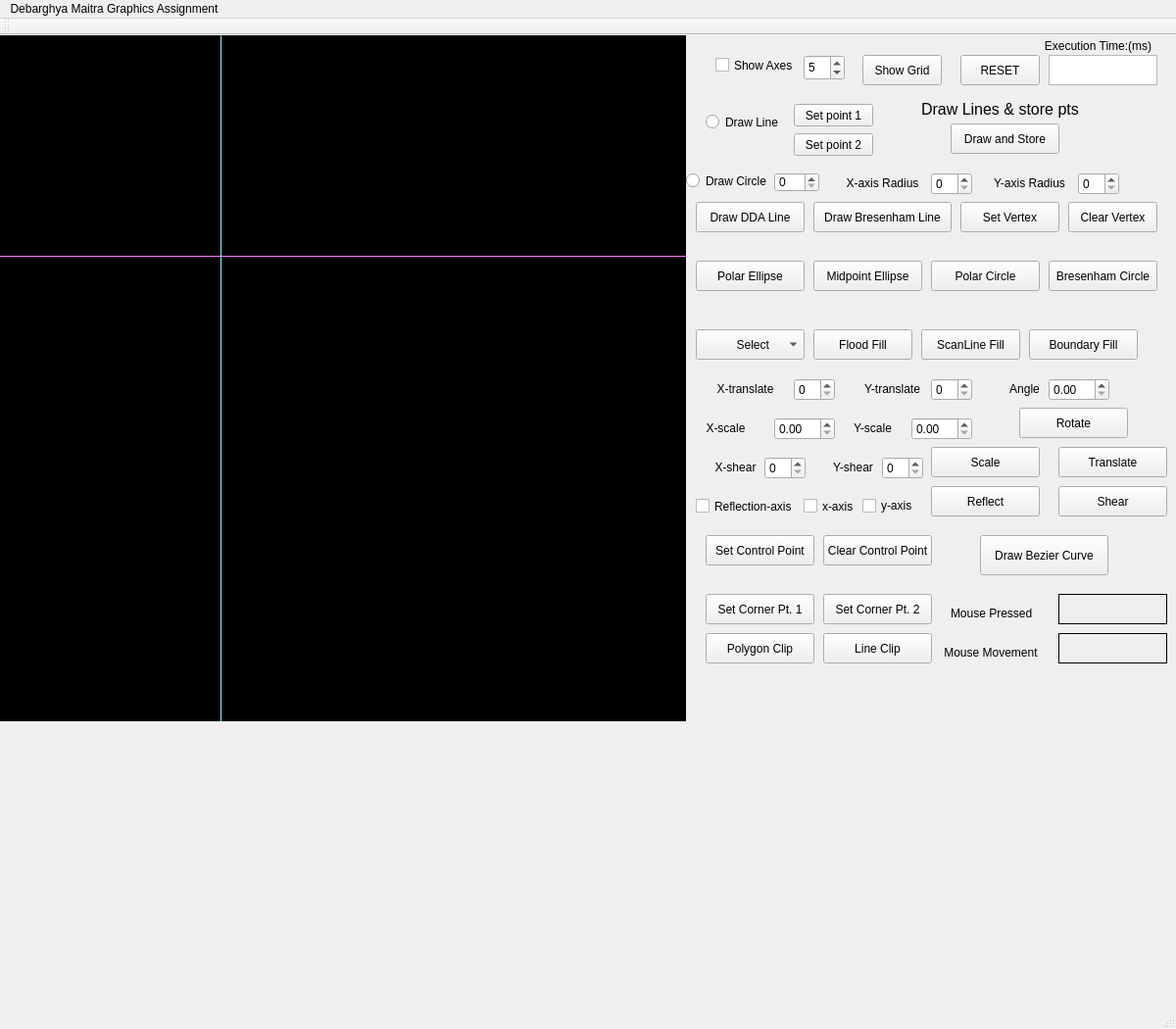
<?xml version="1.0" encoding="UTF-8"?>
<ui version="4.0">
 <class>MainWindow</class>
 <widget class="QMainWindow" name="MainWindow">
  <property name="geometry">
   <rect>
    <x>0</x>
    <y>0</y>
    <width>1200</width>
    <height>1050</height>
   </rect>
  </property>
  <property name="sizePolicy">
   <sizepolicy hsizetype="Expanding" vsizetype="Expanding">
    <horstretch>0</horstretch>
    <verstretch>0</verstretch>
   </sizepolicy>
  </property>
  <property name="windowTitle">
   <string>MainWindow</string>
  </property>
  <widget class="QWidget" name="centralWidget">
   <widget class="my_label" name="frame">
    <property name="geometry">
     <rect>
      <x>0</x>
      <y>0</y>
      <width>700</width>
      <height>700</height>
     </rect>
    </property>
    <property name="cursor">
     <cursorShape>CrossCursor</cursorShape>
    </property>
    <property name="mouseTracking">
     <bool>true</bool>
    </property>
    <property name="styleSheet">
     <string notr="true">background-color: rgb(0, 0, 0);</string>
    </property>
    <property name="frameShape">
     <enum>QFrame::Box</enum>
    </property>
    <property name="lineWidth">
     <number>1</number>
    </property>
    <property name="text">
     <string/>
    </property>
   </widget>
   <widget class="QLabel" name="mouse_movement">
    <property name="geometry">
     <rect>
      <x>1080</x>
      <y>610</y>
      <width>111</width>
      <height>31</height>
     </rect>
    </property>
    <property name="cursor">
     <cursorShape>IBeamCursor</cursorShape>
    </property>
    <property name="frameShape">
     <enum>QFrame::Panel</enum>
    </property>
    <property name="text">
     <string/>
    </property>
   </widget>
   <widget class="QLabel" name="label_3">
    <property name="geometry">
     <rect>
      <x>950</x>
      <y>620</y>
      <width>121</width>
      <height>20</height>
     </rect>
    </property>
    <property name="text">
     <string>    Mouse Movement</string>
    </property>
   </widget>
   <widget class="QLabel" name="mouse_pressed">
    <property name="geometry">
     <rect>
      <x>1080</x>
      <y>570</y>
      <width>111</width>
      <height>31</height>
     </rect>
    </property>
    <property name="cursor">
     <cursorShape>IBeamCursor</cursorShape>
    </property>
    <property name="frameShape">
     <enum>QFrame::Panel</enum>
    </property>
    <property name="text">
     <string/>
    </property>
   </widget>
   <widget class="QLabel" name="label_5">
    <property name="geometry">
     <rect>
      <x>970</x>
      <y>580</y>
      <width>91</width>
      <height>20</height>
     </rect>
    </property>
    <property name="text">
     <string>Mouse Pressed</string>
    </property>
   </widget>
   <widget class="Line" name="x_axis">
    <property name="geometry">
     <rect>
      <x>0</x>
      <y>225</y>
      <width>700</width>
      <height>1</height>
     </rect>
    </property>
    <property name="styleSheet">
     <string notr="true">background-color: rgb(255, 85, 255);</string>
    </property>
    <property name="orientation">
     <enum>Qt::Horizontal</enum>
    </property>
   </widget>
   <widget class="Line" name="y_axis">
    <property name="geometry">
     <rect>
      <x>225</x>
      <y>0</y>
      <width>1</width>
      <height>700</height>
     </rect>
    </property>
    <property name="styleSheet">
     <string notr="true">
background-color: rgb(85, 255, 255);</string>
    </property>
    <property name="orientation">
     <enum>Qt::Vertical</enum>
    </property>
   </widget>
   <widget class="QCheckBox" name="show_axes">
    <property name="geometry">
     <rect>
      <x>730</x>
      <y>20</y>
      <width>91</width>
      <height>21</height>
     </rect>
    </property>
    <property name="cursor">
     <cursorShape>PointingHandCursor</cursorShape>
    </property>
    <property name="text">
     <string>Show Axes</string>
    </property>
   </widget>
   <widget class="QPushButton" name="DrawDDALine">
    <property name="geometry">
     <rect>
      <x>710</x>
      <y>170</y>
      <width>111</width>
      <height>31</height>
     </rect>
    </property>
    <property name="cursor">
     <cursorShape>PointingHandCursor</cursorShape>
    </property>
    <property name="text">
     <string>Draw DDA Line</string>
    </property>
   </widget>
   <widget class="QSpinBox" name="circle_radius">
    <property name="geometry">
     <rect>
      <x>790</x>
      <y>140</y>
      <width>46</width>
      <height>20</height>
     </rect>
    </property>
    <property name="cursor">
     <cursorShape>PointingHandCursor</cursorShape>
    </property>
   </widget>
   <widget class="QRadioButton" name="draw_circle">
    <property name="geometry">
     <rect>
      <x>700</x>
      <y>140</y>
      <width>91</width>
      <height>17</height>
     </rect>
    </property>
    <property name="cursor">
     <cursorShape>PointingHandCursor</cursorShape>
    </property>
    <property name="text">
     <string>Draw Circle</string>
    </property>
   </widget>
   <widget class="QRadioButton" name="draw_line">
    <property name="geometry">
     <rect>
      <x>720</x>
      <y>80</y>
      <width>77</width>
      <height>17</height>
     </rect>
    </property>
    <property name="cursor">
     <cursorShape>PointingHandCursor</cursorShape>
    </property>
    <property name="text">
     <string>Draw Line</string>
    </property>
   </widget>
   <widget class="QPushButton" name="set_point1">
    <property name="geometry">
     <rect>
      <x>810</x>
      <y>70</y>
      <width>81</width>
      <height>23</height>
     </rect>
    </property>
    <property name="cursor">
     <cursorShape>PointingHandCursor</cursorShape>
    </property>
    <property name="text">
     <string>Set point 1</string>
    </property>
   </widget>
   <widget class="QPushButton" name="set_point2">
    <property name="geometry">
     <rect>
      <x>810</x>
      <y>100</y>
      <width>81</width>
      <height>23</height>
     </rect>
    </property>
    <property name="cursor">
     <cursorShape>PointingHandCursor</cursorShape>
    </property>
    <property name="text">
     <string>Set point 2</string>
    </property>
   </widget>
   <widget class="QPushButton" name="pushButton">
    <property name="geometry">
     <rect>
      <x>980</x>
      <y>20</y>
      <width>81</width>
      <height>31</height>
     </rect>
    </property>
    <property name="cursor">
     <cursorShape>PointingHandCursor</cursorShape>
    </property>
    <property name="text">
     <string>RESET</string>
    </property>
   </widget>
   <widget class="QPushButton" name="pushButton_shGrid">
    <property name="geometry">
     <rect>
      <x>880</x>
      <y>20</y>
      <width>81</width>
      <height>31</height>
     </rect>
    </property>
    <property name="cursor">
     <cursorShape>PointingHandCursor</cursorShape>
    </property>
    <property name="text">
     <string>Show Grid</string>
    </property>
   </widget>
   <widget class="QSpinBox" name="spinBox">
    <property name="geometry">
     <rect>
      <x>820</x>
      <y>20</y>
      <width>42</width>
      <height>26</height>
     </rect>
    </property>
    <property name="cursor">
     <cursorShape>PointingHandCursor</cursorShape>
    </property>
    <property name="value">
     <number>5</number>
    </property>
   </widget>
   <widget class="QPushButton" name="DrawBresenhamLine">
    <property name="geometry">
     <rect>
      <x>830</x>
      <y>170</y>
      <width>141</width>
      <height>31</height>
     </rect>
    </property>
    <property name="cursor">
     <cursorShape>PointingHandCursor</cursorShape>
    </property>
    <property name="text">
     <string>Draw Bresenham Line</string>
    </property>
   </widget>
   <widget class="QPushButton" name="polarCircle">
    <property name="geometry">
     <rect>
      <x>950</x>
      <y>230</y>
      <width>111</width>
      <height>31</height>
     </rect>
    </property>
    <property name="cursor">
     <cursorShape>PointingHandCursor</cursorShape>
    </property>
    <property name="text">
     <string>Polar Circle</string>
    </property>
   </widget>
   <widget class="QLabel" name="label">
    <property name="geometry">
     <rect>
      <x>1060</x>
      <y>0</y>
      <width>121</width>
      <height>21</height>
     </rect>
    </property>
    <property name="text">
     <string>Execution Time:(ms)</string>
    </property>
    <property name="alignment">
     <set>Qt::AlignCenter</set>
    </property>
   </widget>
   <widget class="QTextBrowser" name="exec_time">
    <property name="geometry">
     <rect>
      <x>1070</x>
      <y>20</y>
      <width>111</width>
      <height>31</height>
     </rect>
    </property>
    <property name="cursor" stdset="0">
     <cursorShape>IBeamCursor</cursorShape>
    </property>
   </widget>
   <widget class="QPushButton" name="bresenhamMidpointCircle">
    <property name="geometry">
     <rect>
      <x>1070</x>
      <y>230</y>
      <width>111</width>
      <height>31</height>
     </rect>
    </property>
    <property name="cursor">
     <cursorShape>PointingHandCursor</cursorShape>
    </property>
    <property name="text">
     <string>Bresenham Circle</string>
    </property>
   </widget>
   <widget class="QSpinBox" name="xaxisRadius">
    <property name="geometry">
     <rect>
      <x>950</x>
      <y>140</y>
      <width>42</width>
      <height>23</height>
     </rect>
    </property>
    <property name="cursor">
     <cursorShape>PointingHandCursor</cursorShape>
    </property>
   </widget>
   <widget class="QSpinBox" name="yaxisRadius">
    <property name="geometry">
     <rect>
      <x>1100</x>
      <y>140</y>
      <width>42</width>
      <height>23</height>
     </rect>
    </property>
    <property name="cursor">
     <cursorShape>PointingHandCursor</cursorShape>
    </property>
   </widget>
   <widget class="QLabel" name="label_2">
    <property name="geometry">
     <rect>
      <x>860</x>
      <y>140</y>
      <width>81</width>
      <height>21</height>
     </rect>
    </property>
    <property name="text">
     <string>X-axis Radius</string>
    </property>
    <property name="alignment">
     <set>Qt::AlignCenter</set>
    </property>
   </widget>
   <widget class="QLabel" name="label_4">
    <property name="geometry">
     <rect>
      <x>1010</x>
      <y>140</y>
      <width>81</width>
      <height>21</height>
     </rect>
    </property>
    <property name="text">
     <string>Y-axis Radius</string>
    </property>
    <property name="alignment">
     <set>Qt::AlignCenter</set>
    </property>
   </widget>
   <widget class="QPushButton" name="midpointEllipse">
    <property name="geometry">
     <rect>
      <x>830</x>
      <y>230</y>
      <width>111</width>
      <height>31</height>
     </rect>
    </property>
    <property name="cursor">
     <cursorShape>PointingHandCursor</cursorShape>
    </property>
    <property name="text">
     <string>Midpoint Ellipse</string>
    </property>
   </widget>
   <widget class="QPushButton" name="polarEllipse">
    <property name="geometry">
     <rect>
      <x>710</x>
      <y>230</y>
      <width>111</width>
      <height>31</height>
     </rect>
    </property>
    <property name="cursor">
     <cursorShape>PointingHandCursor</cursorShape>
    </property>
    <property name="text">
     <string>Polar Ellipse</string>
    </property>
   </widget>
   <widget class="QPushButton" name="setVertex">
    <property name="geometry">
     <rect>
      <x>980</x>
      <y>170</y>
      <width>101</width>
      <height>31</height>
     </rect>
    </property>
    <property name="cursor">
     <cursorShape>PointingHandCursor</cursorShape>
    </property>
    <property name="text">
     <string>Set Vertex</string>
    </property>
   </widget>
   <widget class="QPushButton" name="clearVertex">
    <property name="geometry">
     <rect>
      <x>1090</x>
      <y>170</y>
      <width>91</width>
      <height>31</height>
     </rect>
    </property>
    <property name="cursor">
     <cursorShape>PointingHandCursor</cursorShape>
    </property>
    <property name="text">
     <string>Clear Vertex</string>
    </property>
   </widget>
   <widget class="QPushButton" name="scanLineFill">
    <property name="geometry">
     <rect>
      <x>940</x>
      <y>300</y>
      <width>101</width>
      <height>31</height>
     </rect>
    </property>
    <property name="cursor">
     <cursorShape>PointingHandCursor</cursorShape>
    </property>
    <property name="text">
     <string>ScanLine Fill</string>
    </property>
   </widget>
   <widget class="QComboBox" name="fill_selector">
    <property name="geometry">
     <rect>
      <x>710</x>
      <y>300</y>
      <width>111</width>
      <height>31</height>
     </rect>
    </property>
    <property name="cursor">
     <cursorShape>PointingHandCursor</cursorShape>
    </property>
    <property name="layoutDirection">
     <enum>Qt::LeftToRight</enum>
    </property>
    <item>
     <property name="text">
      <string>           Select</string>
     </property>
    </item>
    <item>
     <property name="text">
      <string>4-Point Fill</string>
     </property>
    </item>
    <item>
     <property name="text">
      <string>8-Point Fill</string>
     </property>
    </item>
   </widget>
   <widget class="QPushButton" name="boundaryFill">
    <property name="geometry">
     <rect>
      <x>1050</x>
      <y>300</y>
      <width>111</width>
      <height>31</height>
     </rect>
    </property>
    <property name="cursor">
     <cursorShape>PointingHandCursor</cursorShape>
    </property>
    <property name="text">
     <string>Boundary Fill</string>
    </property>
   </widget>
   <widget class="QPushButton" name="floodFill">
    <property name="geometry">
     <rect>
      <x>830</x>
      <y>300</y>
      <width>101</width>
      <height>31</height>
     </rect>
    </property>
    <property name="cursor">
     <cursorShape>PointingHandCursor</cursorShape>
    </property>
    <property name="text">
     <string>Flood Fill</string>
    </property>
   </widget>
   <widget class="QSpinBox" name="xtranslate">
    <property name="geometry">
     <rect>
      <x>810</x>
      <y>350</y>
      <width>42</width>
      <height>23</height>
     </rect>
    </property>
    <property name="cursor">
     <cursorShape>PointingHandCursor</cursorShape>
    </property>
   </widget>
   <widget class="QSpinBox" name="ytranslate">
    <property name="geometry">
     <rect>
      <x>950</x>
      <y>350</y>
      <width>42</width>
      <height>23</height>
     </rect>
    </property>
    <property name="cursor">
     <cursorShape>PointingHandCursor</cursorShape>
    </property>
   </widget>
   <widget class="QPushButton" name="translation">
    <property name="geometry">
     <rect>
      <x>1080</x>
      <y>420</y>
      <width>111</width>
      <height>31</height>
     </rect>
    </property>
    <property name="cursor">
     <cursorShape>PointingHandCursor</cursorShape>
    </property>
    <property name="text">
     <string>Translate</string>
    </property>
   </widget>
   <widget class="QLabel" name="label_6">
    <property name="geometry">
     <rect>
      <x>720</x>
      <y>350</y>
      <width>81</width>
      <height>21</height>
     </rect>
    </property>
    <property name="text">
     <string>X-translate</string>
    </property>
    <property name="alignment">
     <set>Qt::AlignCenter</set>
    </property>
   </widget>
   <widget class="QLabel" name="label_7">
    <property name="geometry">
     <rect>
      <x>870</x>
      <y>350</y>
      <width>81</width>
      <height>21</height>
     </rect>
    </property>
    <property name="text">
     <string>Y-translate</string>
    </property>
    <property name="alignment">
     <set>Qt::AlignCenter</set>
    </property>
   </widget>
   <widget class="QLabel" name="label_8">
    <property name="geometry">
     <rect>
      <x>700</x>
      <y>390</y>
      <width>81</width>
      <height>21</height>
     </rect>
    </property>
    <property name="text">
     <string>X-scale</string>
    </property>
    <property name="alignment">
     <set>Qt::AlignCenter</set>
    </property>
   </widget>
   <widget class="QLabel" name="label_9">
    <property name="geometry">
     <rect>
      <x>850</x>
      <y>390</y>
      <width>81</width>
      <height>21</height>
     </rect>
    </property>
    <property name="text">
     <string>Y-scale</string>
    </property>
    <property name="alignment">
     <set>Qt::AlignCenter</set>
    </property>
   </widget>
   <widget class="QPushButton" name="scaling">
    <property name="geometry">
     <rect>
      <x>950</x>
      <y>420</y>
      <width>111</width>
      <height>31</height>
     </rect>
    </property>
    <property name="cursor">
     <cursorShape>PointingHandCursor</cursorShape>
    </property>
    <property name="text">
     <string>Scale</string>
    </property>
   </widget>
   <widget class="QSpinBox" name="yshear">
    <property name="geometry">
     <rect>
      <x>900</x>
      <y>430</y>
      <width>42</width>
      <height>23</height>
     </rect>
    </property>
    <property name="cursor">
     <cursorShape>PointingHandCursor</cursorShape>
    </property>
   </widget>
   <widget class="QPushButton" name="shearing">
    <property name="geometry">
     <rect>
      <x>1080</x>
      <y>460</y>
      <width>111</width>
      <height>31</height>
     </rect>
    </property>
    <property name="cursor">
     <cursorShape>PointingHandCursor</cursorShape>
    </property>
    <property name="text">
     <string>Shear</string>
    </property>
   </widget>
   <widget class="QSpinBox" name="xshear">
    <property name="geometry">
     <rect>
      <x>780</x>
      <y>430</y>
      <width>42</width>
      <height>23</height>
     </rect>
    </property>
    <property name="cursor">
     <cursorShape>PointingHandCursor</cursorShape>
    </property>
   </widget>
   <widget class="QLabel" name="label_10">
    <property name="geometry">
     <rect>
      <x>710</x>
      <y>430</y>
      <width>81</width>
      <height>21</height>
     </rect>
    </property>
    <property name="text">
     <string>X-shear</string>
    </property>
    <property name="alignment">
     <set>Qt::AlignCenter</set>
    </property>
   </widget>
   <widget class="QLabel" name="label_11">
    <property name="geometry">
     <rect>
      <x>830</x>
      <y>430</y>
      <width>81</width>
      <height>21</height>
     </rect>
    </property>
    <property name="text">
     <string>Y-shear</string>
    </property>
    <property name="alignment">
     <set>Qt::AlignCenter</set>
    </property>
   </widget>
   <widget class="QCheckBox" name="xaxis">
    <property name="geometry">
     <rect>
      <x>820</x>
      <y>470</y>
      <width>91</width>
      <height>21</height>
     </rect>
    </property>
    <property name="cursor">
     <cursorShape>PointingHandCursor</cursorShape>
    </property>
    <property name="layoutDirection">
     <enum>Qt::LeftToRight</enum>
    </property>
    <property name="text">
     <string>x-axis</string>
    </property>
   </widget>
   <widget class="QCheckBox" name="yaxis">
    <property name="geometry">
     <rect>
      <x>880</x>
      <y>470</y>
      <width>81</width>
      <height>20</height>
     </rect>
    </property>
    <property name="cursor">
     <cursorShape>PointingHandCursor</cursorShape>
    </property>
    <property name="text">
     <string>y-axis</string>
    </property>
   </widget>
   <widget class="QPushButton" name="reflection">
    <property name="geometry">
     <rect>
      <x>950</x>
      <y>460</y>
      <width>111</width>
      <height>31</height>
     </rect>
    </property>
    <property name="cursor">
     <cursorShape>PointingHandCursor</cursorShape>
    </property>
    <property name="text">
     <string>Reflect</string>
    </property>
   </widget>
   <widget class="QLabel" name="label_12">
    <property name="geometry">
     <rect>
      <x>1020</x>
      <y>350</y>
      <width>51</width>
      <height>21</height>
     </rect>
    </property>
    <property name="text">
     <string>Angle</string>
    </property>
    <property name="alignment">
     <set>Qt::AlignCenter</set>
    </property>
   </widget>
   <widget class="QPushButton" name="rotation">
    <property name="geometry">
     <rect>
      <x>1040</x>
      <y>380</y>
      <width>111</width>
      <height>31</height>
     </rect>
    </property>
    <property name="cursor">
     <cursorShape>PointingHandCursor</cursorShape>
    </property>
    <property name="text">
     <string>Rotate</string>
    </property>
   </widget>
   <widget class="QDoubleSpinBox" name="angle">
    <property name="geometry">
     <rect>
      <x>1070</x>
      <y>350</y>
      <width>62</width>
      <height>23</height>
     </rect>
    </property>
    <property name="cursor">
     <cursorShape>PointingHandCursor</cursorShape>
    </property>
   </widget>
   <widget class="QDoubleSpinBox" name="xscale">
    <property name="geometry">
     <rect>
      <x>790</x>
      <y>390</y>
      <width>62</width>
      <height>23</height>
     </rect>
    </property>
    <property name="cursor">
     <cursorShape>PointingHandCursor</cursorShape>
    </property>
   </widget>
   <widget class="QDoubleSpinBox" name="yscale">
    <property name="geometry">
     <rect>
      <x>930</x>
      <y>390</y>
      <width>62</width>
      <height>23</height>
     </rect>
    </property>
    <property name="cursor">
     <cursorShape>PointingHandCursor</cursorShape>
    </property>
   </widget>
   <widget class="QCheckBox" name="reflectionaxis">
    <property name="geometry">
     <rect>
      <x>710</x>
      <y>470</y>
      <width>111</width>
      <height>21</height>
     </rect>
    </property>
    <property name="cursor">
     <cursorShape>PointingHandCursor</cursorShape>
    </property>
    <property name="text">
     <string>Reflection-axis</string>
    </property>
   </widget>
   <widget class="QPushButton" name="setCorner_1">
    <property name="geometry">
     <rect>
      <x>720</x>
      <y>570</y>
      <width>111</width>
      <height>31</height>
     </rect>
    </property>
    <property name="cursor">
     <cursorShape>PointingHandCursor</cursorShape>
    </property>
    <property name="text">
     <string>Set Corner Pt. 1</string>
    </property>
   </widget>
   <widget class="QPushButton" name="setCorner_2">
    <property name="geometry">
     <rect>
      <x>840</x>
      <y>570</y>
      <width>111</width>
      <height>31</height>
     </rect>
    </property>
    <property name="cursor">
     <cursorShape>PointingHandCursor</cursorShape>
    </property>
    <property name="text">
     <string>Set Corner Pt. 2</string>
    </property>
   </widget>
   <widget class="QPushButton" name="lineClip">
    <property name="geometry">
     <rect>
      <x>840</x>
      <y>610</y>
      <width>111</width>
      <height>31</height>
     </rect>
    </property>
    <property name="cursor">
     <cursorShape>PointingHandCursor</cursorShape>
    </property>
    <property name="text">
     <string>Line Clip</string>
    </property>
   </widget>
   <widget class="QPushButton" name="drawAndStore">
    <property name="geometry">
     <rect>
      <x>970</x>
      <y>90</y>
      <width>111</width>
      <height>31</height>
     </rect>
    </property>
    <property name="cursor">
     <cursorShape>PointingHandCursor</cursorShape>
    </property>
    <property name="text">
     <string>Draw and Store</string>
    </property>
   </widget>
   <widget class="QLabel" name="label_13">
    <property name="geometry">
     <rect>
      <x>940</x>
      <y>60</y>
      <width>161</width>
      <height>31</height>
     </rect>
    </property>
    <property name="font">
     <font>
      <pointsize>12</pointsize>
     </font>
    </property>
    <property name="text">
     <string>Draw Lines &amp; store pts:</string>
    </property>
   </widget>
   <widget class="QPushButton" name="polygonClip">
    <property name="geometry">
     <rect>
      <x>720</x>
      <y>610</y>
      <width>111</width>
      <height>31</height>
     </rect>
    </property>
    <property name="cursor">
     <cursorShape>PointingHandCursor</cursorShape>
    </property>
    <property name="text">
     <string>Polygon Clip</string>
    </property>
   </widget>
   <widget class="QPushButton" name="setControlPoint">
    <property name="geometry">
     <rect>
      <x>720</x>
      <y>510</y>
      <width>111</width>
      <height>31</height>
     </rect>
    </property>
    <property name="cursor">
     <cursorShape>PointingHandCursor</cursorShape>
    </property>
    <property name="text">
     <string>Set Control Point</string>
    </property>
   </widget>
   <widget class="QPushButton" name="clearControlPoint">
    <property name="geometry">
     <rect>
      <x>840</x>
      <y>510</y>
      <width>111</width>
      <height>31</height>
     </rect>
    </property>
    <property name="cursor">
     <cursorShape>PointingHandCursor</cursorShape>
    </property>
    <property name="text">
     <string>Clear Control Point</string>
    </property>
   </widget>
   <widget class="QPushButton" name="drawBezierCurve">
    <property name="geometry">
     <rect>
      <x>1000</x>
      <y>510</y>
      <width>131</width>
      <height>41</height>
     </rect>
    </property>
    <property name="cursor">
     <cursorShape>PointingHandCursor</cursorShape>
    </property>
    <property name="text">
     <string>Draw Bezier Curve</string>
    </property>
   </widget>
  </widget>
  <widget class="QMenuBar" name="menuBar">
   <property name="geometry">
    <rect>
     <x>0</x>
     <y>0</y>
     <width>1200</width>
     <height>19</height>
    </rect>
   </property>
   <widget class="QMenu" name="menuDebarghya_Maitra_Graphics_Assignment">
    <property name="title">
     <string>Debarghya Maitra Graphics Assignment</string>
    </property>
   </widget>
   <addaction name="menuDebarghya_Maitra_Graphics_Assignment"/>
  </widget>
  <widget class="QToolBar" name="mainToolBar">
   <attribute name="toolBarArea">
    <enum>TopToolBarArea</enum>
   </attribute>
   <attribute name="toolBarBreak">
    <bool>false</bool>
   </attribute>
  </widget>
  <widget class="QStatusBar" name="statusBar"/>
 </widget>
 <layoutdefault spacing="6" margin="11"/>
 <customwidgets>
  <customwidget>
   <class>my_label</class>
   <extends>QLabel</extends>
   <header location="global">my_label.h</header>
  </customwidget>
 </customwidgets>
 <resources/>
 <connections/>
</ui>
